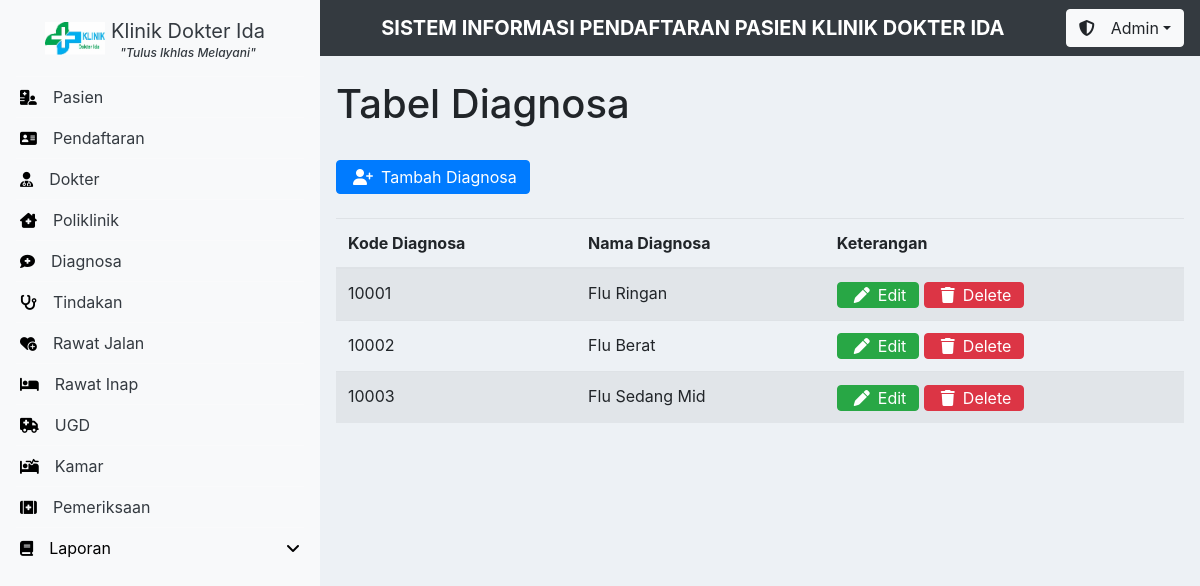
/dashboard.php?tab=diagnosa (signed in), run on the app's committed database.
### tables this page shows
CREATE TABLE `diagnosa` (
  `kode_diagnosa` int(5) NOT NULL,
  `nama_diagnosa` varchar(255) NOT NULL,
  PRIMARY KEY (`kode_diagnosa`)
);

### functions.php (called while the page is built, shortened)
<?php
$conn = mysqli_connect('localhost', 'root', '', 'klinik-ida');
function query($query)
{
    global $conn;
    $result = mysqli_query($conn, $query);
    $rows = [];
    while ($row = mysqli_fetch_assoc($result)) {
        $rows[] = $row;
    }
    return $rows;
}

### diagnosa.php (the view)
<h1>Tabel Diagnosa</h1>
<?php
$data = query('select * from diagnosa');
?>
<a href="dashboard.php?tab=formDiagnosa" class="btn btn-primary pl-3 py-1 mt-4 mb-4"><i class="fa-solid fa-user-plus pr-2"></i>Tambah
    Diagnosa</a>
<table class="table table-striped">
    <thead>
        <tr>
            <th scope="col">Kode Diagnosa</th>
            <th scope="col">Nama Diagnosa</th>
            <th scope="col">Keterangan</th>
        </tr>
    </thead>
    <tbody>
        <?php foreach ($data as $dt) { ?>
            <tr>
                <td> <?= $dt['kode_diagnosa'] ?></td>
                <td> <?= $dt['nama_diagnosa'] ?></td>
                <td>
                    <a href="dashboard.php?tab=editDiagnosa&id=<?= $dt['kode_diagnosa'] ?>" class="btn btn-success pl-3 py-0"><i class="fa-solid fa-pen pr-2"></i>Edit</a>
                    <a href="dashboard.php?tab=deleteDiagnosa&id=<?= $dt['kode_diagnosa'] ?>" class="btn btn-danger pl-3 py-0" onclick="return confirm('Are you sure you want to delete this item?');"><i class="fa-solid fa-trash pr-2"></i>Delete</a>
                </td>
            </tr>
        <?php } ?>
    </tbody>
</table>

### css/style.css (style rules this page uses)
* { padding: 0; margin: 0; }

### data on the page
diagnosa: kode_diagnosa "10001", nama_diagnosa "Flu Ringan"
diagnosa: kode_diagnosa "10002", nama_diagnosa "Flu Berat"
diagnosa: kode_diagnosa "10003", nama_diagnosa "Flu Sedang Mid"
